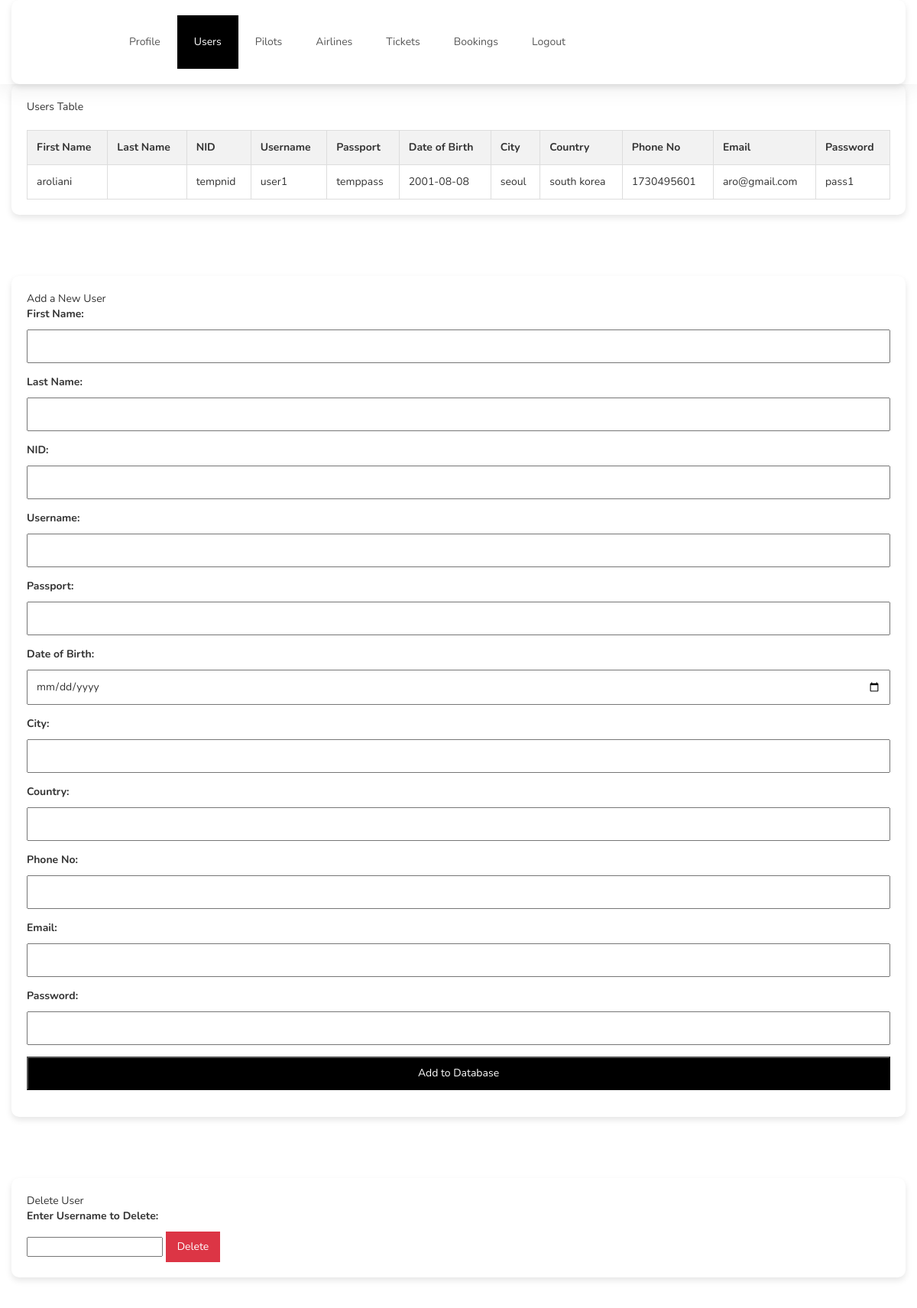
Page /airline2/users.php on the committed database.
### tables this page shows
CREATE TABLE `users` (
  `first_name` varchar(30) DEFAULT NULL,
  `last_name` varchar(30) DEFAULT NULL,
  `username` varchar(30) NOT NULL,
  `passport` varchar(30) DEFAULT NULL,
  `nid` varchar(30) DEFAULT NULL,
  `date_of_birth` date DEFAULT NULL,
  `city` varchar(30) DEFAULT NULL,
  `country` varchar(30) DEFAULT NULL,
  `phone_no` int(11) DEFAULT NULL,
  `email` varchar(50) DEFAULT NULL,
  `password` varchar(50) DEFAULT NULL
);

### airline2/users.php (the view, shortened to what this page needs)
<!DOCTYPE html>
<html lang="en">
<head>
    <link rel="stylesheet" href="css/bootstrap.min.css">
    <link rel="stylesheet" href="css/font-awesome.min.css">
    <link rel="stylesheet" href="css/owl.carousel.css">
    <link rel="stylesheet" href="css/owl.theme.default.min.css">
    <link rel="stylesheet" href="css/style.css">
</head>
<body id="top" data-spy="scroll" data-target=".navbar-collapse" data-offset="50">
    <section class="navbar custom-navbar navbar-fixed-top navbar-custom" role="navigation">
        <div class="container">
            <div class="collapse navbar-collapse">
                <ul class="nav navbar-nav navbar-nav-first">
                    <li><a href="admin_home.php">Profile</a></li>
                    <li class="active"><a href="users.php">Users</a></li>
                    <li><a href="pilot.php">Pilots</a></li>
                    <li><a href="airlines.php">Airlines</a></li>
                    <li><a href="admin_tickets.php">Tickets</a></li>
                    <li><a href="booked_flights.php">Bookings</a></li>
                    <li><a href="login.php">Logout</a></li>
                </ul>
            </div>
        </div>
    </section>
    <section id="section1">
        <div class="container">
            <div class="title">Users Table</div>
            <?php
            require_once("DBConnect.php");
            $sql = "SELECT * FROM users";
            $result = $conn->query($sql);
            if ($result->num_rows > 0) {
                echo "<table><tr><th>First Name</th><th>Last Name</th><th>NID</th><th>Username</th><th>Passport</th><th>Date of Birth</th><th>City</th><th>Country</th><th>Phone No</th><th>Email</th><th>Password</th></tr>";
                while ($row = $result->fetch_assoc()) {
                    echo "<tr><td>" . $row["first_name"] . "</td><td>" . $row["last_name"] . "</td><td>" . $row["nid"] . "</td><td>" . $row["username"] . "</td><td>" . $row["passport"] . "</td><td>" . $row["date_of_birth"] . "</td><td>" . $row["city"] . "</td><td>" . $row["country"] . "</td><td>" . $row["phone_no"] . "</td><td>" . $row["email"] . "</td><td>" . $row["password"] . "</td></tr>";
                }
                echo "</table>";
            } else {
                echo "0 results";
            }
            ?>
        </div>
    </section>
    <section id="section2">
        <div class="container">
            <div class="title">Add a New User</div>
            <form action="<?php echo htmlspecialchars($_SERVER["PHP_SELF"]); ?>" class="form_design" method="post">
                <label for="first_name">First Name:</label>
                <input type="text" name="first_name" required><br />
                <label for="last_name">Last Name:</label>
                <input type="text" name="last_name" required><br />
                <label for="nid">NID:</label>
                <input type="text" name="nid" required><br />
                <label for="username">Username:</label>
                <input type="text" name="username" required><br />
                <label for="passport">Passport:</label>
                <input type="text" name="passport" required><br />
                <label for="date_of_birth">Date of Birth:</label>
                <input type="date" name="date_of_birth" required><br />
                <label for="city">City:</label>
                <input type="text" name="city" required><br />
                <label for="country">Country:</label>
                <input type="text" name="country" required><br />
                <label for="phone_no">Phone No:</label>
                <input type="number" name="phone_no" required><br />
                <label for="email">Email:</label>
                <input type="text" name="email" required><br />
                <label for="password">Password:</label>
                <input type="password" name="password" required><br />
                <input type="submit" value="Add to Database" name="insert_user">
            </form>
        </div>
    </section>
    <section id="section3">
        <div class="container">
            <div class="title">Delete User</div>
            <form action="<?php echo htmlspecialchars($_SERVER["PHP_SELF"]); ?>" method="post">
                <label for="delete_username">Enter Username to Delete:</label>
                <input type="text" id="delete_username" name="delete_username" required>
                <button type="submit" name="delete_user">Delete</button>
            </form>
        </div>
    </section>
</body>
</html>

### airline2/css/style.css (style rules this page uses)
body { background: #ffffff; font-family: 'Nunito', sans-serif; overflow-x: hidden; padding-top: 70px; }
html { -webkit-font-smoothing: antialiased; }
a { color: #252525; -webkit-transition: 0.5s; transition: 0.5s; text-decoration: none !important; }
a, input, button, .form-control { -webkit-transition: 0.5s; transition: 0.5s; }
section { position: relative; padding: 100px 0; }
.custom-navbar { background: #ffffff; border-top: 5px solid #29ca8e; border-bottom: 0; -webkit-box-shadow: 0 1px 30px rgba(0, 0, 0, 0.1); -moz-box-shadow: 0 1px 30px rgba(0, 0, 0, 0.1); box-shadow: 0 1px 30px rgba(0, 0, 0, 0.1); padding: 12px 0; margin-bottom: 0; padding: 0; }
.custom-navbar .navbar-nav.navbar-nav-first { margin-left: 8em; }
.custom-navbar .nav li a { line-height: 40px; color: #575757; padding-right: 22px; padding-left: 22px; }
.custom-navbar .nav li.active > a { background-color: #29ca8e; color: #ffffff; }
section, .section-background .item, .section-background .courses-thumb, .section-background .team-thumb, main > section:nth-child(even) .item, main > section:nth-child(even) .courses-thumb, main > section:nth-child(even) .team-thumb, main > section { background: #fff; }

### airline2/users.php (style rules this page uses)
body { background-color: #f8f9fa; color: #333; }
section { padding: 40px 0; }
table { width: 100%; border-collapse: collapse; margin-top: 20px; }
th, td { border: 1px solid #dddddd; text-align: left; padding: 12px; }
th { background-color: #f2f2f2; }
.container { background-color: #ffffff; border-radius: 10px; box-shadow: 0 4px 8px rgba(0, 0, 0, 0.1); padding: 20px; }
.form_design input { width: 100%; padding: 10px; margin-bottom: 15px; }
.form_design input[type="submit"] { background-color: #000; color: #fff; cursor: pointer; }
label { display: block; margin-bottom: 10px; }
button { background-color: #dc3545; color: #fff; border: none; padding: 10px 15px; cursor: pointer; }
.navbar-custom .navbar-nav-first>li>a:hover, .navbar-custom .navbar-nav-first>li.active>a { color: #fff !important; background-color: #000 !important; }
.navbar-custom { border-color: #000 !important; border: none !important; }

### rows in the picture
users: first_name "aroliani", nid "tempnid", username "user1", passport "temppass", date_of_birth "2001-08-08", city "seoul", country "south korea", phone_no "1730495601", email "aro@gmail.com", password "pass1"
